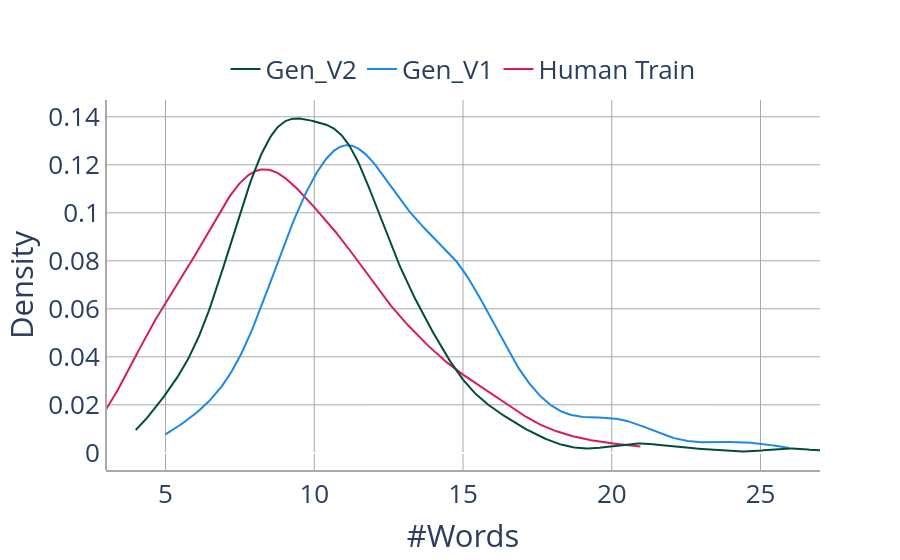

This figure's notebook cell:
### Code cell
import plotly.express as px


len_human_questions_train = [length for length in question_length_human_train]
len_gen_v1 = [length for length in question_length_generated_v1]
len_gen_v2 = [length for length in question_length_generated_v2]


# fig = px.histogram(df, x="#words", color="source",  histnorm='density', barmode = 'overlay')
# fig.show()

import plotly.figure_factory as ff
colors = ['#D81B60', '#1E88E5', '#004D40']

fig = ff.create_distplot([len_human_questions_train, len_gen_v1, len_gen_v2], ["Human Train", "Gen_V1", "Gen_V2"], 
                        bin_size=1,show_rug=False,show_hist=False,
                        colors=colors)
fig.update_layout(xaxis_title="#Words", yaxis_title="Density",
                plot_bgcolor='rgba(0,0,0,0)',
                font=dict(size=26),
                legend=dict(
                orientation="h",
                yanchor="bottom",
                y=1.02,
                xanchor="center",
                x=0.5
            ))

fig.update_xaxes(showline=True, linewidth=2, linecolor='darkgrey', gridcolor='darkgrey', range=[3,27])
fig.update_yaxes(showline=True, linewidth=2, linecolor='darkgrey', gridcolor='darkgrey')
fig.show()

fig.write_image('question_length.pdf', 'pdf', width=1300, height=600)

### Figure 1 — Plotly figure (JSON) as saved in the notebook; plotly's stock layout.template omitted (floating-point values rounded to 4 significant figures; data arrays with more than 128 entries replaced by an {"elided": "..."} marker saying what was removed)
{"data": [{"legendgroup": "Human Train", "marker": {"color": "#D81B60"}, "mode": "lines", "name": "Human Train", "showlegend": true, "type": "scatter", "x": {"elided": "500 float values"}, "xaxis": "x", "y": {"elided": "500 float values"}, "yaxis": "y"}, {"legendgroup": "Gen_V1", "marker": {"color": "#1E88E5"}, "mode": "lines", "name": "Gen_V1", "showlegend": true, "type": "scatter", "x": {"elided": "500 float values"}, "xaxis": "x", "y": {"elided": "500 float values"}, "yaxis": "y"}, {"legendgroup": "Gen_V2", "marker": {"color": "#004D40"}, "mode": "lines", "name": "Gen_V2", "showlegend": true, "type": "scatter", "x": {"elided": "500 float values"}, "xaxis": "x", "y": {"elided": "500 float values"}, "yaxis": "y"}], "layout": {"barmode": "overlay", "font": {"size": 26}, "hovermode": "closest", "legend": {"orientation": "h", "traceorder": "reversed", "x": 0.5, "xanchor": "center", "y": 1.02, "yanchor": "bottom"}, "plot_bgcolor": "rgba(0,0,0,0)", "xaxis": {"anchor": "y2", "domain": [0, 1], "gridcolor": "darkgrey", "linecolor": "darkgrey", "linewidth": 2, "range": [3, 27], "showline": true, "title": {"text": "#Words"}, "zeroline": false}, "yaxis": {"anchor": "free", "domain": [0, 1], "gridcolor": "darkgrey", "linecolor": "darkgrey", "linewidth": 2, "position": 0, "showline": true, "title": {"text": "Density"}}}}
